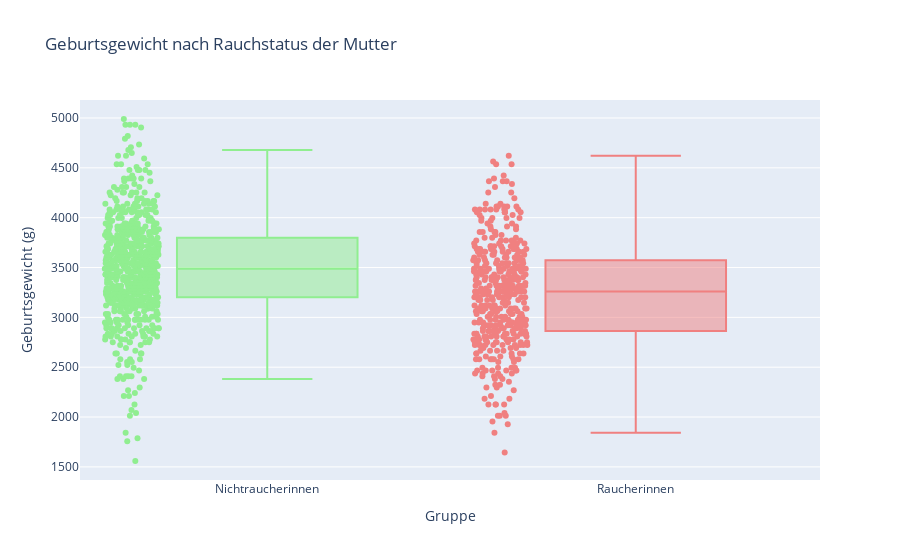
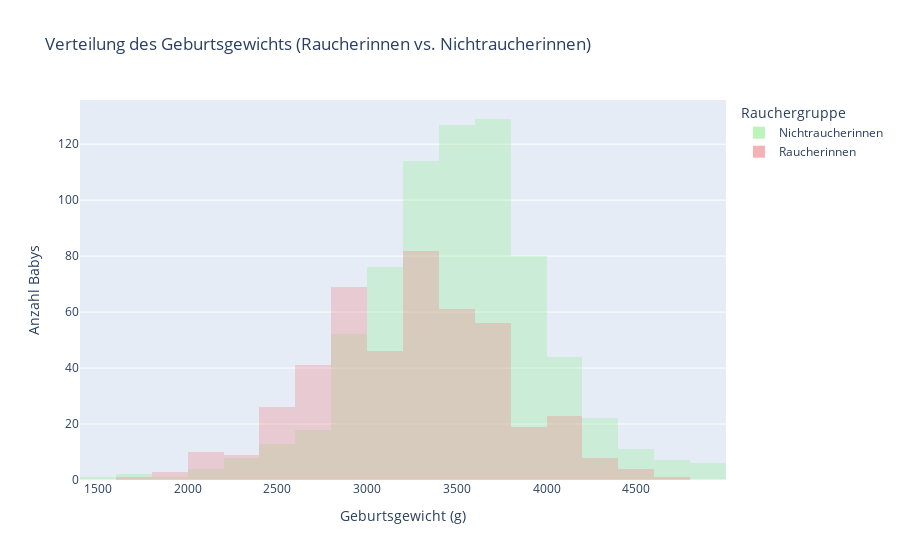

Write notebook code for charts like these, in order.
### Code cell
# 9. Unterscheidet sich das Geburtsgewicht zwischen rauchenden und nicht-rauchenden Müttern?

gewicht_vergleich = df_clean.groupby("Mutter raucht")["Geburtsgewicht [g]"].mean()

print(f"Raucherinnen:        {gewicht_vergleich[1]:.0f} g")
print(f"Nichtraucherinnen:  {gewicht_vergleich[0]:.0f} g")

import plotly.express as px

# Neue Spalte mit sprechendem Gruppennamen für die Achse
df_clean["Rauchergruppe"] = df_clean["Mutter raucht"].map({0: "Nichtraucherinnen", 1: "Raucherinnen"})

fig = px.box(
    df_clean,
    x="Rauchergruppe",
    y="Geburtsgewicht [g]",
    color="Rauchergruppe",
    title="Geburtsgewicht nach Rauchstatus der Mutter",
    color_discrete_sequence=["lightgreen", "lightcoral"],
    points="all"  # zeigt auch einzelne Datenpunkte
)

fig.update_layout(
    xaxis_title="Gruppe",
    yaxis_title="Geburtsgewicht (g)",
    showlegend=False
)

fig.show()

import plotly.express as px

fig = px.histogram(
    df_clean,
    x="Geburtsgewicht [g]",
    color="Rauchergruppe",
    barmode="overlay",
    nbins=30,
    title="Verteilung des Geburtsgewichts (Raucherinnen vs. Nichtraucherinnen)",
    color_discrete_sequence=["lightgreen", "lightcoral"],
    labels={"Gewicht in Gramm": "Geburtsgewicht [g]"}
)

fig.update_traces(opacity=0.6)  # Damit man überlappende Säulen erkennt
fig.update_layout(
    xaxis_title="Geburtsgewicht (g)",
    yaxis_title="Anzahl Babys"
)

fig.show()

# Heatmap

import pandas as pd
import seaborn as sns
import matplotlib.pyplot as plt

# Beispiel: Geburtsgewicht kategorisieren
# (Grenzen und Beschriftung kannst du anpassen)
bins = [0, 1500, 4000, df_clean["Geburtsgewicht [g]"].max()]
labels = ["< 1500 g", "1500–4000 g", "> 4000 g"]

# Neue Spalte mit Gruppen
df_clean["Geburtsgewicht_Kategorie"] = pd.cut(
    df_clean["Geburtsgewicht [g]"], bins=bins, labels=labels
)

# Kreuztabelle erstellen (relative Häufigkeiten pro Zeile → "index")
kreuz_rel = pd.crosstab(
    df_clean["Mutter raucht"],
    df_clean["Geburtsgewicht_Kategorie"],
    normalize="index"
)

# Werte in Prozent umrechnen
kreuz_percent = kreuz_rel * 100

# Heatmap anzeigen
sns.heatmap(
    kreuz_percent,
    annot=True,          # Prozentwerte in Zellen anzeigen
    fmt=".1f",           # eine Nachkommastelle
    cmap="Blues",
    cbar_kws={'label': 'Prozent (%)'}
)

plt.title("Geburtsgewicht (%) in Bezug zum Rauchstatus")
plt.xlabel("Geburtsgewicht")
plt.ylabel("Mutter raucht")
plt.tight_layout()  # für sauberen Abstand am Rand
plt.show()

### Figure 1 — Plotly figure (JSON) as saved in the notebook; plotly's stock layout.template omitted (floating-point values rounded to 4 significant figures; data arrays with more than 128 entries replaced by an {"elided": "..."} marker saying what was removed)
{"data": [{"alignmentgroup": "True", "boxpoints": "all", "hovertemplate": "Rauchergruppe=%{x}<br>Geburtsgewicht [g]=%{y}<extra></extra>", "legendgroup": "Nichtraucherinnen", "marker": {"color": "lightgreen"}, "name": "Nichtraucherinnen", "notched": false, "offsetgroup": "Nichtraucherinnen", "orientation": "v", "showlegend": true, "type": "box", "x": {"elided": "715 str values"}, "x0": " ", "xaxis": "x", "y": {"elided": "715 int values"}, "y0": " ", "yaxis": "y"}, {"alignmentgroup": "True", "boxpoints": "all", "hovertemplate": "Rauchergruppe=%{x}<br>Geburtsgewicht [g]=%{y}<extra></extra>", "legendgroup": "Raucherinnen", "marker": {"color": "lightcoral"}, "name": "Raucherinnen", "notched": false, "offsetgroup": "Raucherinnen", "orientation": "v", "showlegend": true, "type": "box", "x": {"elided": "459 str values"}, "x0": " ", "xaxis": "x", "y": {"elided": "459 int values"}, "y0": " ", "yaxis": "y"}], "layout": {"boxmode": "overlay", "legend": {"title": {"text": "Rauchergruppe"}, "tracegroupgap": 0}, "showlegend": false, "title": {"text": "Geburtsgewicht nach Rauchstatus der Mutter"}, "xaxis": {"anchor": "y", "categoryarray": ["Nichtraucherinnen", "Raucherinnen"], "categoryorder": "array", "domain": [0, 1], "title": {"text": "Gruppe"}}, "yaxis": {"anchor": "x", "domain": [0, 1], "title": {"text": "Geburtsgewicht (g)"}}}}

### Figure 2 — Plotly figure (JSON) as saved in the notebook; plotly's stock layout.template omitted (floating-point values rounded to 4 significant figures; data arrays with more than 128 entries replaced by an {"elided": "..."} marker saying what was removed)
{"data": [{"bingroup": "x", "hovertemplate": "Rauchergruppe=Nichtraucherinnen<br>Geburtsgewicht [g]=%{x}<br>count=%{y}<extra></extra>", "legendgroup": "Nichtraucherinnen", "marker": {"color": "lightgreen", "opacity": 0.5, "pattern": {"shape": ""}}, "name": "Nichtraucherinnen", "nbinsx": 30, "opacity": 0.6, "orientation": "v", "showlegend": true, "type": "histogram", "x": {"elided": "715 int values"}, "xaxis": "x", "yaxis": "y"}, {"bingroup": "x", "hovertemplate": "Rauchergruppe=Raucherinnen<br>Geburtsgewicht [g]=%{x}<br>count=%{y}<extra></extra>", "legendgroup": "Raucherinnen", "marker": {"color": "lightcoral", "opacity": 0.5, "pattern": {"shape": ""}}, "name": "Raucherinnen", "nbinsx": 30, "opacity": 0.6, "orientation": "v", "showlegend": true, "type": "histogram", "x": {"elided": "459 int values"}, "xaxis": "x", "yaxis": "y"}], "layout": {"barmode": "overlay", "legend": {"title": {"text": "Rauchergruppe"}, "tracegroupgap": 0}, "title": {"text": "Verteilung des Geburtsgewichts (Raucherinnen vs. Nichtraucherinnen)"}, "xaxis": {"anchor": "y", "domain": [0, 1], "title": {"text": "Geburtsgewicht (g)"}}, "yaxis": {"anchor": "x", "domain": [0, 1], "title": {"text": "Anzahl Babys"}}}}
